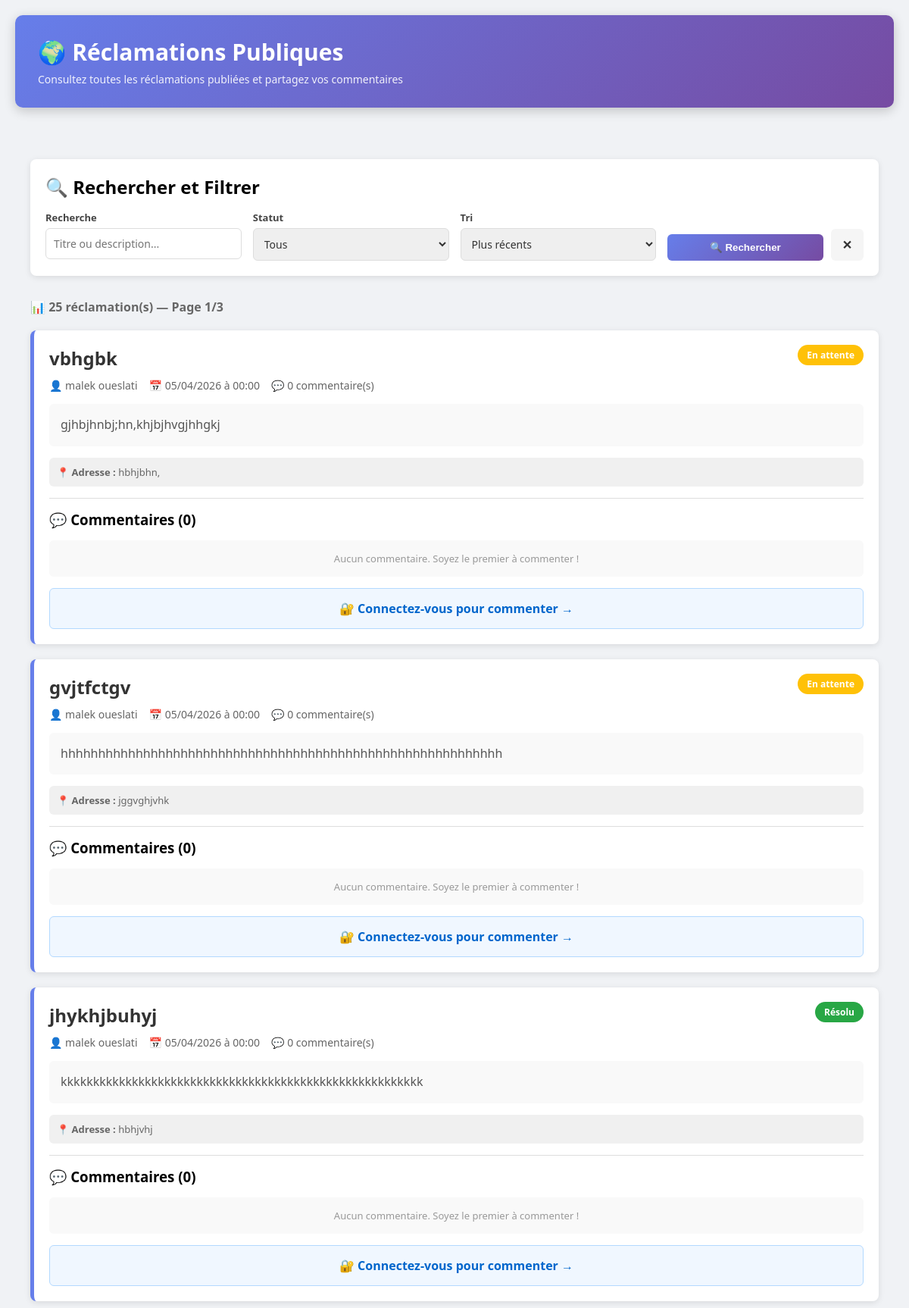
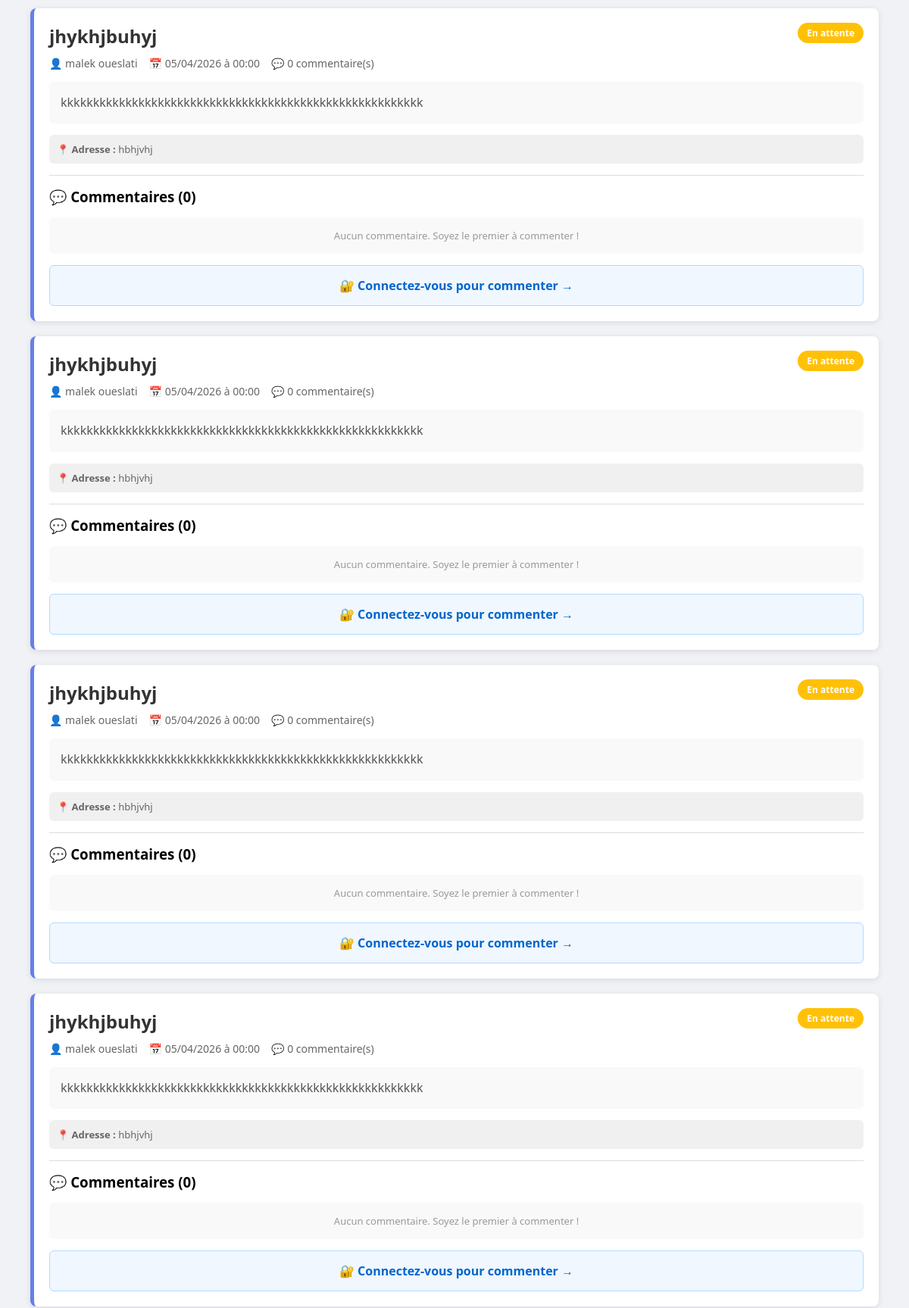
The page /reclamations_publiques.php (upper part) on the database its author committed (2 pictures, top to bottom).
### tables this page shows
CREATE TABLE `reclamation` (
  `idRec` int(11) NOT NULL,
  `titre` varchar(200) NOT NULL,
  `description` text NOT NULL,
  `statut` varchar(50) NOT NULL,
  `dateCreation` date NOT NULL,
  `adresse` varchar(255) DEFAULT NULL,
  `idUtilisateur` int(11) NOT NULL,
  `dateModification` datetime DEFAULT current_timestamp() ON UPDATE current_timestamp(),
  `dateAssignation` date DEFAULT NULL,
  `commentaireAgent` text DEFAULT NULL,
  `idUtilisateurAssigne` int(11) DEFAULT NULL
);

CREATE TABLE `utilisateur` (
  `idUtilisateur` int(11) NOT NULL,
  `nom` varchar(100) NOT NULL,
  `prenom` varchar(100) NOT NULL,
  `email` varchar(150) NOT NULL,
  `mot_de_passe` varchar(255) NOT NULL,
  `role` enum('citoyen','agent','admin') NOT NULL,
  `telephone` varchar(20) NOT NULL,
  `photo` varchar(255) NOT NULL,
  `idCateg` int(11) DEFAULT NULL,
  `statut` varchar(20) NOT NULL DEFAULT 'actif'
);

### reclamations_publiques.php (the view, shortened to what this page needs)
<?php
$pdo = getConnexion();
$isLoggedIn = isset($_SESSION['idUtilisateur']);
$page    = isset($_GET['page']) ? max(1, (int)$_GET['page']) : 1;
$perPage = 10;
$offset  = ($page - 1) * $perPage;
$search = isset($_GET['search']) ? trim($_GET['search']) : '';
$statut = isset($_GET['statut']) ? $_GET['statut'] : 'tous';
$tri    = isset($_GET['tri'])    ? $_GET['tri']    : 'recents';
$whereConditions = ["r.statut != 'annulé'"];
$params = [];
$where = implode(' AND ', $whereConditions);
$orderBy = 'r.dateCreation DESC';
$countStmt = $pdo->prepare("SELECT COUNT(*) as total FROM reclamation r WHERE $where");
$countStmt->execute($params);
$total      = $countStmt->fetch(PDO::FETCH_ASSOC)['total'];
$totalPages = max(1, (int)ceil($total / $perPage));
$query = "
    SELECT r.*,
           u.prenom, u.nom, u.photo,
           COUNT(c.idCommentaire) as nb_commentaires
    FROM reclamation r
    LEFT JOIN utilisateur u ON r.idUtilisateur = u.idUtilisateur
    LEFT JOIN commentaire c ON r.idRec = c.idRec AND c.statut = 'publié'
    WHERE $where
    GROUP BY r.idRec
    ORDER BY $orderBy
    LIMIT $perPage OFFSET $offset
";
$stmt = $pdo->prepare($query);
$stmt->execute($params);
$reclamations = $stmt->fetchAll(PDO::FETCH_ASSOC);
require_once 'includes/dashboard_header.php';
?>
<div style="max-width:1200px;margin:0 auto;padding:20px 20px 0;">
</div>
<div class="container" style="max-width:1200px;margin:0 auto;padding:20px;">
    <div class="card" style="margin-bottom:30px;">
        <h2>🔍 Rechercher et Filtrer</h2>
        <form method="GET" style="display:grid;grid-template-columns:repeat(auto-fit,minmax(200px,1fr));gap:15px;margin-top:15px;">
            <div>
                <label style="display:block;margin-bottom:5px;font-weight:600;font-size:13px;">Recherche</label>
                <input type="text" name="search" placeholder="Titre ou description..."
                       value="<?= htmlspecialchars($search) ?>"
                       style="width:100%;padding:10px;border:1px solid #ddd;border-radius:6px;box-sizing:border-box;">
            </div>
            <div>
                <label style="display:block;margin-bottom:5px;font-weight:600;font-size:13px;">Statut</label>
                <select name="statut" style="width:100%;padding:10px;border:1px solid #ddd;border-radius:6px;">
                    <option value="tous"          <?= $statut === 'tous'          ? 'selected' : '' ?>>Tous</option>
                </select>
            </div>
            <div>
                <label style="display:block;margin-bottom:5px;font-weight:600;font-size:13px;">Tri</label>
                <select name="tri" style="width:100%;padding:10px;border:1px solid #ddd;border-radius:6px;">
                    <option value="recents"      <?= $tri === 'recents'      ? 'selected' : '' ?>>Plus récents</option>
                </select>
            </div>
            <div style="display:flex;align-items:flex-end;gap:10px;">
                <button type="submit"
                        style="flex:1;padding:10px;background:linear-gradient(135deg,#667eea,#764ba2);color:white;border:none;border-radius:6px;cursor:pointer;font-weight:600;">
                    🔍 Rechercher
                </button>
                <a href="reclamations_publiques.php"
                   style="padding:10px 15px;background:#f5f5f5;border-radius:6px;text-decoration:none;color:#333;font-weight:600;">
                    ✕
                </a>
            </div>
        </form>
    </div>
    <div style="margin-bottom:20px;color:#666;font-weight:600;">
        📊 <?= $total ?> réclamation(s) — Page <?= $page ?>/<?= $totalPages ?>
    </div>
    <?php if (empty($reclamations)): ?>
        <div class="card" style="text-align:center;padding:40px;">
            <h3 style="color:#999;">Aucune réclamation trouvée</h3>
            <p style="color:#bbb;">Essayez de modifier vos critères de recherche</p>
        </div>
    <?php else: ?>
        <?php foreach ($reclamations as $rec): ?>
            <div class="card" id="rec_<?= $rec['idRec'] ?>" style="margin-bottom:20px;border-left:5px solid #667eea;">
                <div style="display:flex;justify-content:space-between;align-items:start;margin-bottom:15px;flex-wrap:wrap;gap:10px;">
                    <div style="flex:1;min-width:200px;">
                        <h2 style="margin:0 0 10px 0;color:#333;"><?= htmlspecialchars($rec['titre']) ?></h2>
                        <div style="display:flex;gap:15px;flex-wrap:wrap;font-size:14px;color:#666;">
                            <span>👤 <?= htmlspecialchars(($rec['prenom'] ?? 'Anonyme') . ' ' . ($rec['nom'] ?? '')) ?></span>
                            <span>📅 <?= date('d/m/Y à H:i', strtotime($rec['dateCreation'])) ?></span>
                            <span>💬 <?= $rec['nb_commentaires'] ?> commentaire(s)</span>
                        </div>
                    </div>
                    <div>
                        <?php
                        $statutColors = [
                            'en attente'    => '#ffc107',
                            'en traitement' => '#17a2b8',
                            'résolu'        => '#28a745',
                        ];
                        $color = $statutColors[$rec['statut']] ?? '#6c757d';
                        ?>
                        <span style="background:<?= $color ?>;color:white;padding:5px 12px;border-radius:20px;font-size:12px;font-weight:600;white-space:nowrap;">
                            <?= ucfirst($rec['statut']) ?>
                        </span>
                    </div>
                </div>
                <div style="background:#f9f9f9;padding:15px;border-radius:6px;margin-bottom:15px;line-height:1.6;color:#555;">
                    <?= nl2br(htmlspecialchars(substr($rec['description'], 0, 300))) ?>
                </div>
                <?php if (!empty($rec['adresse'])): ?>
                <div style="display:flex;gap:15px;margin-bottom:15px;padding:10px;background:#f0f0f0;border-radius:6px;font-size:13px;">
                    <span style="color:#666;"><strong>📍 Adresse :</strong> <?= htmlspecialchars($rec['adresse']) ?></span>
                </div>
                <?php endif; ?>
                <div style="border-top:1px solid #ddd;padding-top:15px;margin-top:15px;">
                    <h3 style="margin:0 0 15px 0;">💬 Commentaires (<?= $rec['nb_commentaires'] ?>)</h3>
                    <?php
                    $commentsStmt = $pdo->prepare("
                        SELECT c.*, u.prenom, u.nom, u.photo
                        FROM commentaire c
                        LEFT JOIN utilisateur u ON c.idUtilisateur = u.idUtilisateur
                        WHERE c.idRec = ? AND c.statut = 'publié'
                        ORDER BY c.dateCreation DESC
                        LIMIT 5
                    ");
                    $commentsStmt->execute([$rec['idRec']]);
                    $comments = $commentsStmt->fetchAll(PDO::FETCH_ASSOC);
                    ?>
                    <?php if (!empty($comments)): ?>
                        <div style="background:#f9f9f9;padding:15px;border-radius:6px;margin-bottom:15px;max-height:300px;overflow-y:auto;">
                            <?php foreach ($comments as $comment): ?>
                                <div style="padding:10px;border-bottom:1px solid #eee;display:flex;gap:10px;">
                                    <div style="width:36px;height:36px;border-radius:50%;background:#ddd;display:flex;align-items:center;justify-content:center;color:#666;flex-shrink:0;font-size:14px;">
                                        <?php if (!empty($comment['photo'])): ?>
                                            <img src="<?= htmlspecialchars($comment['photo']) ?>"
                                                 style="width:36px;height:36px;border-radius:50%;object-fit:cover;">
                                        <?php else: ?>
                                            👤
                                        <?php endif; ?>
                                    </div>
                                    <div style="flex:1;min-width:0;">
                                        <div style="font-weight:600;color:#333;font-size:13px;">
                                            <?= htmlspecialchars(($comment['prenom'] ?? 'Anonyme') . ' ' . ($comment['nom'] ?? '')) ?>
                                        </div>
                                        <div style="font-size:11px;color:#999;margin-bottom:4px;">
                                            <?= date('d/m/Y à H:i', strtotime($comment['dateCreation'])) ?>
                                        </div>
                                        <div style="color:#555;word-break:break-word;font-size:13px;">
                                            <?= nl2br(htmlspecialchars($comment['contenu'])) ?>
                                        </div>
                                    </div>
                                </div>
                            <?php endforeach; ?>
                        </div>
                    <?php else: ?>
                        <div style="background:#f9f9f9;padding:15px;border-radius:6px;margin-bottom:15px;color:#999;text-align:center;font-size:13px;">
                            Aucun commentaire. Soyez le premier à commenter !
                        </div>
                    <?php endif; ?>
                    <?php if ($isLoggedIn): ?>
                        <form method="POST" action="./ajouter_commentaire.php" style="margin-top:15px;">
                            <input type="hidden" name="idRec" value="<?= $rec['idRec'] ?>">
                            <textarea name="contenu" placeholder="Partager votre commentaire..." required
                                      style="width:100%;padding:10px;border:1px solid #ddd;border-radius:6px;font-family:inherit;min-height:80px;resize:vertical;box-sizing:border-box;font-size:14px;"></textarea>
                            <button type="submit"
                                    style="margin-top:10px;padding:10px 20px;background:linear-gradient(135deg,#667eea,#764ba2);color:white;border:none;border-radius:6px;cursor:pointer;font-weight:600;">
                                💬 Envoyer le commentaire
                            </button>
                        </form>
                    <?php else: ?>
                        <div style="background:#f0f7ff;padding:15px;border-radius:6px;text-align:center;color:#0066cc;border:1px solid #b3d9ff;">
                            <a href="./login.php?redirect=reclamations_publiques.php"
                               style="color:#0066cc;text-decoration:none;font-weight:600;">
                                🔐 Connectez-vous pour commenter →
                            </a>
                        </div>
                    <?php endif; ?>
                </div>
            </div>
        <?php endforeach; ?>
    <?php endif; ?>
</div>
<?php require_once 'includes/footer.php'; ?>

### dashboard_header.php (style rules this page uses)
* { margin:0; padding:0; box-sizing:border-box; }
body { font-family: 'Segoe UI', Arial, sans-serif; background: #f0f2f5; min-height: 100vh; }
input[type="text"],input[type="email"],input[type="password"],input[type="tel"], input[type="time"],input[type="number"],textarea,select { width:100%; padding:9px 12px; border:1px solid #ddd; border-radius:6px; font-size:14px; font-family:inherit; outline:none; transition:border .2s; box-sizing:border-box; color:#333; }
label { display:block;font-weight:600;margin-bottom:5px;color:#444;font-size:14px; }

### reclamations_publiques.php (style rules this page uses)
.card { background:white;padding:20px;border-radius:8px;box-shadow:0 2px 8px rgba(0,0,0,0.1); }

### rows shown on the page
reclamation: titre "vbhgbk", idUtilisateur.nom "malek oueslati", dateCreation "05/04/2026 à 00:00", nb_commentaires "0", statut "En attente", description "gjhbjhnbj;hn,khjbjhvgjhhgkj", adresse "hbhjbhn,"
reclamation: titre "gvjtfctgv", idUtilisateur.nom "malek oueslati", dateCreation "05/04/2026 à 00:00", nb_commentaires "0", statut "En attente", description "hhhhhhhhhhhhhhhhhhhhhhhhhhhhhhhhhhhhhhhhhhhhhhhhhhhhhhhhhhh", adresse "jggvghjvhk"
reclamation: titre "jhykhjbuhyj", idUtilisateur.nom "malek oueslati", dateCreation "05/04/2026 à 00:00", nb_commentaires "0", statut "Résolu", description "kkkkkkkkkkkkkkkkkkkkkkkkkkkkkkkkkkkkkkkkkkkkkkkkkkkkkkkk", adresse "hbhjvhj"
reclamation: titre "jhykhjbuhyj", idUtilisateur.nom "malek oueslati", dateCreation "05/04/2026 à 00:00", nb_commentaires "0", statut "En attente", description "kkkkkkkkkkkkkkkkkkkkkkkkkkkkkkkkkkkkkkkkkkkkkkkkkkkkkkkk", adresse "hbhjvhj"
reclamation: titre "jhykhjbuhyj", idUtilisateur.nom "malek oueslati", dateCreation "05/04/2026 à 00:00", nb_commentaires "0", statut "En attente", description "kkkkkkkkkkkkkkkkkkkkkkkkkkkkkkkkkkkkkkkkkkkkkkkkkkkkkkkk", adresse "hbhjvhj"
reclamation: titre "jhykhjbuhyj", idUtilisateur.nom "malek oueslati", dateCreation "05/04/2026 à 00:00", nb_commentaires "0", statut "En attente", description "kkkkkkkkkkkkkkkkkkkkkkkkkkkkkkkkkkkkkkkkkkkkkkkkkkkkkkkk", adresse "hbhjvhj"
reclamation: titre "jhykhjbuhyj", idUtilisateur.nom "malek oueslati", dateCreation "05/04/2026 à 00:00", nb_commentaires "0", statut "En attente", description "kkkkkkkkkkkkkkkkkkkkkkkkkkkkkkkkkkkkkkkkkkkkkkkkkkkkkkkk", adresse "hbhjvhj"

### other values the page prints
$config['icon'] "🌍"
$config['title'] "Réclamations Publiques"
$config['subtitle'] "Consultez toutes les réclamations publiées et partagez vos commentaires"
$total "25"
$page "1"
$totalPages "3"
